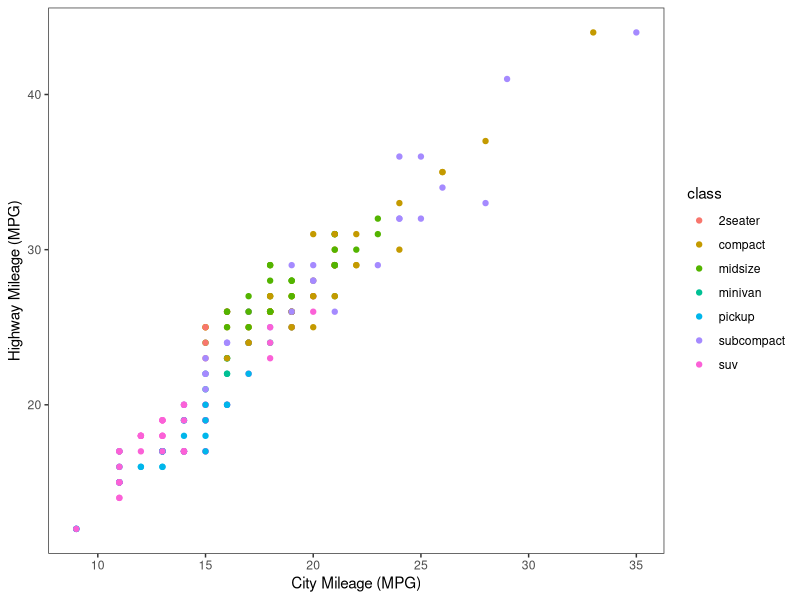
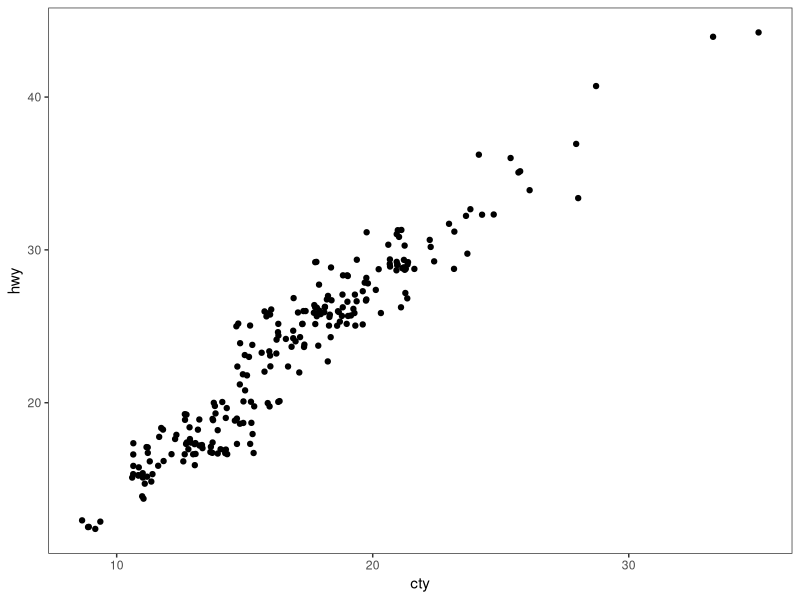
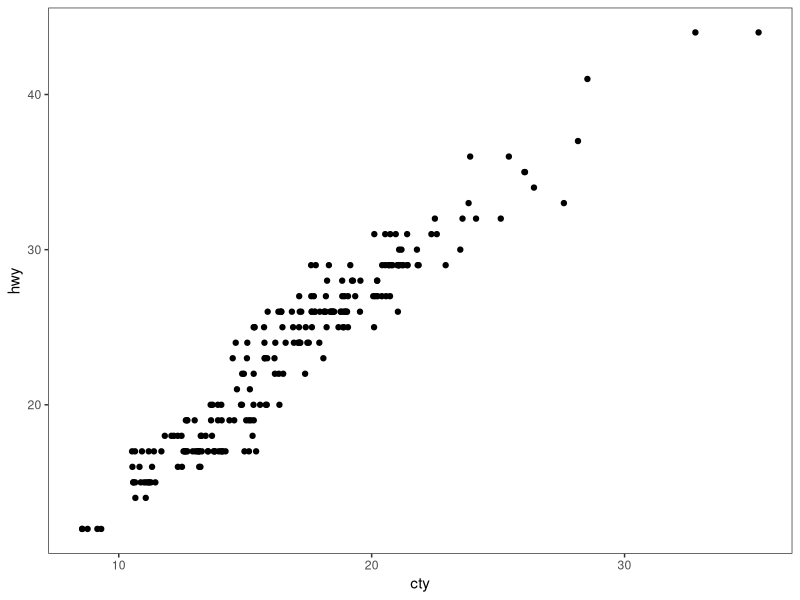
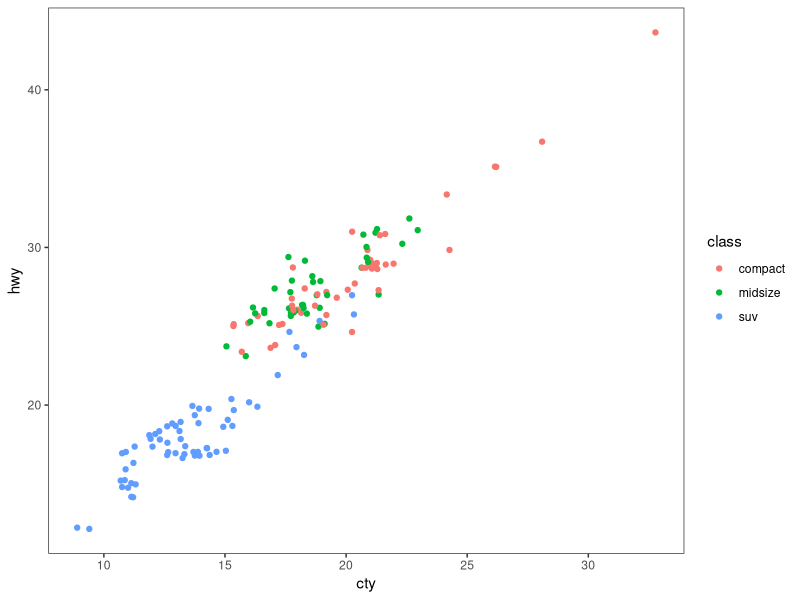
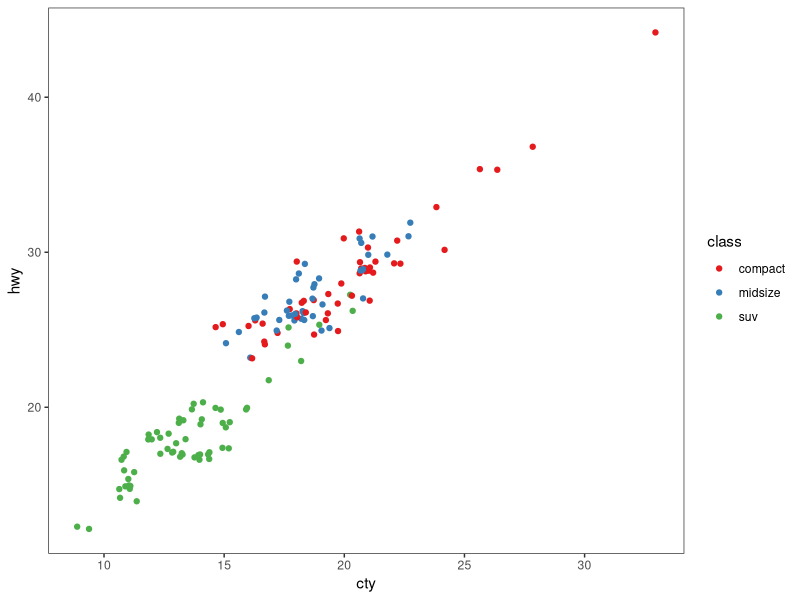
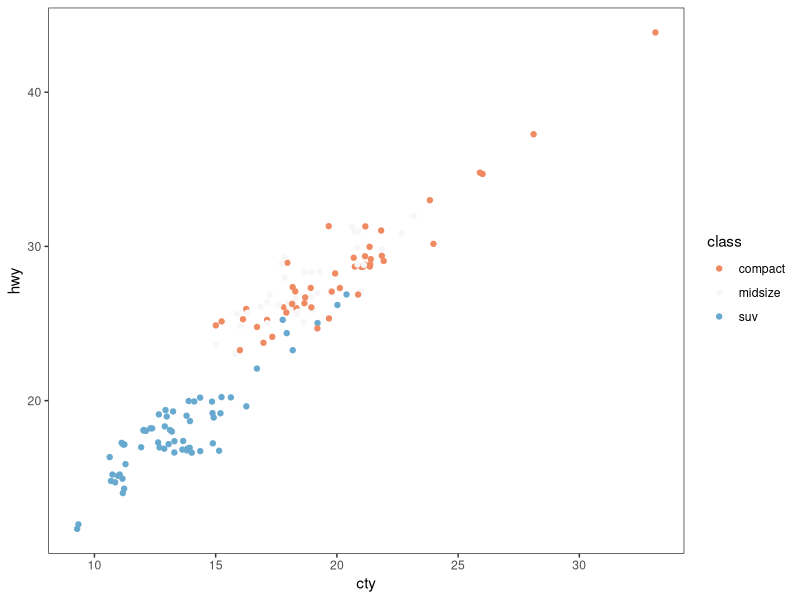
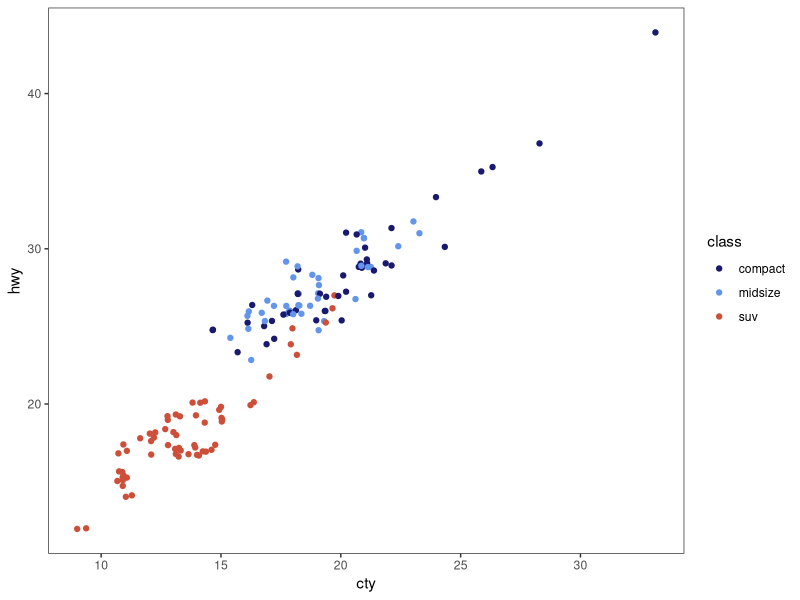
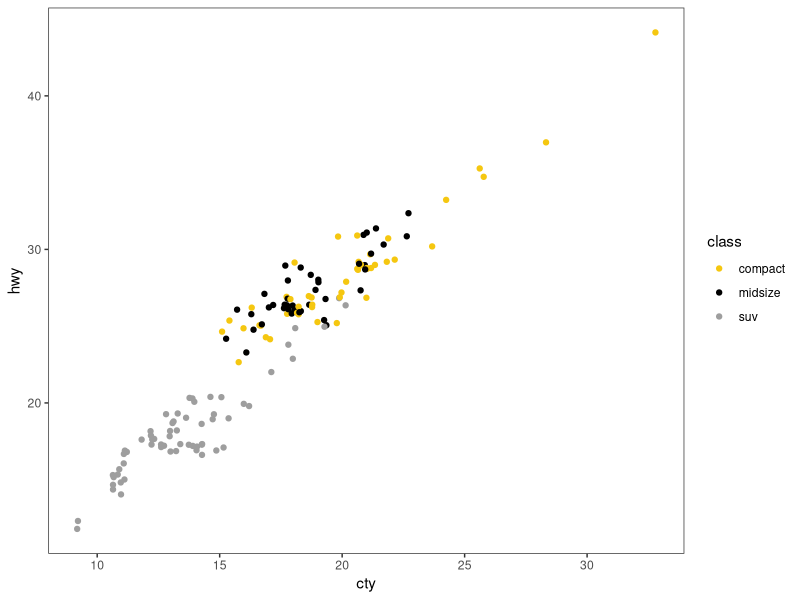

These figures' R source, in order: (Note: this script raises an error after producing the figures.)
# ---------------------------------------------------------- #
#### MODULE 3: Plot even more data!                       ####               
# ---------------------------------------------------------- #

## OBJECTIVE:
# 1. To develop a "grammar of graphics".
# 2. To become comfortable using ggplot2 for exploratory data visualization.


# ---------------------------------------------------------- #
#### SET UP:                                              ####
# ---------------------------------------------------------- #
# REMINDER: In RStudio, open the Rproject for our course (UNCG_DataWrangling), 
# pull any changes from GitHub, and navigate to the branch you created for 
# yourself (just a single branch for the whole semester) in RStudio's Git tab.
# Open this week's assignment in this new branch to complete and submit on GitHub.
# Ideally, you'll commit your answers a bit at a time as you work through
# this assignment, rather than committing all at once at the end.

# Reminder of some helpful resources for graphing in R:
# ggplot Cookbook: http://www.cookbook-r.com/Graphs/
# Official ggplot2 Book: https://ggplot2-book.org/
# Themes in ggplot2: https://ggplot2-book.org/polishing.html#themes

# In ggplot2, aesthetic means “something you can see”. Each aesthetic is a
# mapping between a visual cue and a variable.
# Examples include:
# position (i.e., on the x and y axes)
# color (“outside” color)
# fill (“inside” color)
# shape (of points)
# line type
# size

# Each type of geometric object (geom) accepts only a subset of all aesthetics.
# Refer to the geom help pages to see what mappings each geom accepts. Aesthetic
# mappings are set with the aes() function.

# TASK: We will be using the ggplot2 package for graphing. Fortunately, ggplot2 
# is nested within the tidyverse package (along with many others).
# Start by writing code to load the tidyverse library.
# HINT: see the end of assignment #1 if you forgot how to load a package.


# TASK: Write code below to set your theme to black and white and both your major
# AND minor gridlines to element_blank for all plots you'll be making today.
# HINT: Check back to last week's assignment section 1.9 for setting themes for
# all plots.

library(tidyverse)

theme_set(
  theme_bw() +
    theme(
      panel.grid.major = element_blank(),
      panel.grid.minor = element_blank()))


# ---------------------------------------------------------- #
#### 1.0 CORRELATION                                      ####
# ---------------------------------------------------------- #

# We learned how to make correlations last week, but it never hurts to get
# more practice! Let's start by using a data set built into ggplot2.
# The mpg dataset looks at the gas efficiency of different cars. Run the following
# code to load the data:
data(mpg, package = "ggplot2")

# TASK: Create a scatterplot (i.e., a dot plot) to relate city and highway mileage.
# Color the points by the class of car (class column) and label the x and y axis 
# to be more informative (City Mileage (MPG) vs Highway Mileage (MPG)).
# HINT: Refer back to last week's assignment or the ggplot help resources if you 
# forget how to make a scatterplot.

ggplot(mpg, aes(x = cty, y = hwy, color = class)) +
  geom_point() +
  xlab("City Mileage (MPG)") +
  ylab("Highway Mileage (MPG)")

# Looks alright, but the graph may be hiding some information...
# QUESTION: How many data points are in the mpg dataframe?

nrow(mpg)
##234

# QUESTION: Approximately how many dots are in the graph you just made? How does
# that compare to the number of observations in the dataframe?

##There are about 75 dots visible but there are actually 234 observations because many points overlap.

# Try another correlation-focused geom that addresses this problem by running
# the following code:
ggplot(data=mpg, aes(x=cty, y=hwy)) + 
  geom_jitter()


# QUESTION: What happened when you created the plot with geom_jitter?

##The points are spread out

# QUESTION: Run the code to create a plot using geom_jitter a second time. Then run it
# again and again. What happens each time? Why is this happening?

##The points shift around a little due to being randomly placed.

# TASK: The default in geom_jitter is to jitter (or slightly move) the points away
# from each other in both the x and y directions. Check the help file for geom_jitter
# and write code below to make a graph where you jitter points in only the x-dimension
# by 0.5.

ggplot(data = mpg, aes(x = cty, y = hwy)) + 
  geom_jitter(width = 0.5, height = 0)

# ---------------------------------------------------------- #
#### 1.1 DETOUR! COLORS, COLORS, COLORS                   ####
# ---------------------------------------------------------- #

# Our world is so colorful, and our graphs can be too! But we want to be mindful
# of our color choices to not only be beautiful, but also informative and accessible.

# TASK: Create a new dataframe that filters our mpg data down to only information
# for car classes compact, midsize, and suv using an %in% statement. Name your 
# new dataframe mpgSubset.
# HINT: Refer back to the Transform assignment if you want help with %in% (or 
# try googling!)

mpgSubset <- mpg %>%
  filter(class %in% c("compact", "midsize", "suv"))

# ggplot has lots of nice (and some not so nice) built-in color palettes that we 
# can use to fill our bars with color. Try running the following code:
ggplot(data=mpgSubset, aes(x=cty, y=hwy, color=class)) +
  geom_jitter()

# The code above supplies us with ggplot's default color palette, which I find not
# so pleasing. Let's try to change this!

# We can add a statement specifying the scale of colors we would prefer. One way
# to do this is to use other pre-set palettes from ggplot. Run the code below to 
# ask ggplot to use the color brewer's palette called Set 1.
ggplot(data=mpgSubset, aes(x=cty, y=hwy, color=class)) +
  geom_jitter() +
  scale_color_brewer(palette="Set1")

# Alternatively, we could use the "RdBu" palette:
ggplot(data=mpgSubset, aes(x=cty, y=hwy, color=class)) +
  geom_jitter() +
  scale_color_brewer(palette="RdBu")

# QUESTION: Investigate the color brewer's range of palettes at this website: 
# https://r-graph-gallery.com/38-rcolorbrewers-palettes.html
# What do you notice about the colors chosen from each of the palettes that we
# used above? (i.e., does it use the first three colors in the palette? The last
# three? Some other combination?)

##uses three colors from the chosen palette to match the three car classes. 

# We could also pick out EXACTLY which colors we want for our figure. 
# There are 4 main ways to specify colors in R:
### by name
### by number
### by Hex code
### with the rgb() function

# By Name: R allows you to call more than 600 colors by name! Run the following
# code to see a list:
colors()

# We can put in the colors we chose for each variable by adding the 
# scale_color_manual() function to our plot. Try it out by running the following
# code:
ggplot(data=mpgSubset, aes(x=cty, y=hwy, color=class)) +
  geom_jitter() +
  scale_color_manual(values=c('midnightblue', 'cornflowerblue', 'tomato3'))


# You can also chose colors by number, which are assigned in R.

# TASK: Copy and paste the code to make our scatterplot and replace the color names
# with three numbers of your choice (between 1 and 657). How does your new figure look?
# HINT: remember to remove the quotation marks when calling numbers.

ggplot(data = mpgSubset, aes(x = cty, y = hwy, color = class)) +
  geom_jitter() +
  scale_color_manual(values = c(23, 89, 456))

##Data is same just colors are changed black, yellow, grey.

# QUESTION: How do you think you could figure out which color name belongs to
# each color number?
# HINT: Try creating a dataframe from color() by passing it into the
# as.data.frame() function.

as.data.frame(colors())
##Turned colors into a dataframe

# You can also chose colors by Hex code. A Hex color code is a 6-symbol code made
# of up to three 2-symbol elements (6 symbols in length all together). Each of 
# the 2-symbol elements represents a color value in the Red-Green-Blue (RGB) color
# scale from 0 to 255. Hex codes are written with a # in front of them. Let's try
# out calling our colors using hex code.
ggplot(data=mpgSubset, aes(x=cty, y=hwy, color=class)) +
  geom_jitter() +
  scale_color_manual(values=c('#191970', '#6495ED', '#FF6347'))

# There are two great things about hex codes. First, you can call ANY color you 
# want with a hex code. That is, you're not limited to the 657 colors that are
# in ggplot. By specifying the color by hex code, you can pick literally anything!

# TASK: Google the search term "color picker". This should bring up google's color
# picker (in addition to a billion other color picking websites). Use this color
# picker to generate the hex codes for three new colors of your choice. Then copy
# and paste the above code, replacing the hex codes with your color choices.


# The second great thing about hex codes is that you can control the transparency
# of your colors. Transparency is set in a hex code by adding two extra symbols
# to the end, which together make up the "alpha" element. Adding 00 to the end 
# of your hex code will make your color completely transparent, while adding FF 
# to the end will make it completely opaque. Any number/letters in-between will 
# result in partial transparency. You can find a complete list of transparencies
# between 0-100% here: https://gist.github.com/lopspower/03fb1cc0ac9f32ef38f4

ggplot(data = mpgSubset, aes(x = cty, y = hwy, color = class)) +
  geom_jitter() +
  scale_color_manual(values = c("#2E86AB", "#F18F01", "#C73E1D"))

# TASK: Try out transparency by copying and pasting your graph code below and
# adding the alpha element to the end of each of your hex codes to make your
# first color 0% transparent, your second color 50% transparent, and your third
# color 100% transparent.

ggplot(data = mpgSubset, aes(x = cty, y = hwy, color = class)) +
  geom_jitter() +
  scale_color_manual(values = c("#2E86AB00", "#F18F0180", "#C73E1DFF"))

# QUESTION: What happened to the point that you set to 100% transparent?

##Became invisible

# Finally, we can set our colors using the rgb() function. This operates very
# similarly to the hex code, where you can pick exactly the color and transparency
# you want. Try it out by running the following code:
ggplot(data=mpgSubset, aes(x=cty, y=hwy, color=class)) +
  geom_jitter() +
  scale_color_manual(values=c(rgb(.10, .10, .44, 1), rgb(.39, .58, .93, 1), rgb(1.0, .39, .28, 1)))

# TASK: Modify the above code to make all of your points 50% transparent.

ggplot(data = mpgSubset, aes(x = cty, y = hwy, color = class)) +
  geom_jitter() +
  scale_color_manual(values = c(
    rgb(.10, .10, .44, .5),
    rgb(.39, .58, .93, .5),
    rgb(1.0, .39, .28, .5)))

# There are so many inventive and artistic people in the world who have expanded
# the offerings for colors in ggplot. Check out some notable ones listed below
# when choosing colors for this assignment.
### Color-blind friendly palettes: https://github.com/JLSteenwyk/ggpubfigs
### Color palettes from vintage National Parks posters: https://github.com/katiejolly/nationalparkcolors
### Color palettes based on Wes Anderson movies: https://github.com/karthik/wesanderson
### Color palettes from famous Dutch paintings: https://github.com/EdwinTh/dutchmasters


# ---------------------------------------------------------- #
#### 1.2 DETOUR! LEGENDS                                  ####
# ---------------------------------------------------------- #

# When you specify colors in your ggplot code, R throws in a bonus legend for free!
# However, this legend is often not as clear or visually appealing as we might 
# prefer. But as with all geometric objects in ggplot, legends can be easily altered.

# Run the following code to create a scatter plot. Feel free to modify the colors
# as you prefer!
ggplot(data=mpgSubset, aes(x=cty, y=hwy, color=class)) +
  geom_jitter()

# QUESTION: Where did ggplot get the legend title and values from?

##title from varibale name class and values from different categories in class column.

# We could change the title and values in our legend by altering the dataframe
# we are passing into ggplot. But that seems a bit drastic. Instead, we can 
# lean on the same code that specifies our color picks to alter the legend text.
# Try it out by running the following code:
ggplot(data=mpgSubset, aes(x=cty, y=hwy, color=class)) + ##makes the plot and maps cty to x, hwy to y, and class to color
  geom_jitter() + ##shifts points to avoid overlap
  scale_color_manual(values=c('#FCBA03', '#380754', '#496916'), ##choose colors for classes
                     name='Class of Car', ##changes legend title
                     breaks=c('suv', 'midsize', 'compact'), ##legend order
                     labels=c('SUV', 'Midsize', 'Compact')) ##make them all uppercase


# TASK: Label each line of the code above with what it is doing.
# HINT: Check the scale_color_manual help file or ggplot Cookbook for more info.



# IMPORTANT: It is important to pay attention to the order you provide ggplot with 
# your color choices and legend labels! Try running the following code:
ggplot(data=mpgSubset, aes(x=cty, y=hwy, color=class)) + 
  geom_jitter() + 
  scale_color_manual(values=c('#FCBA03', '#380754', '#496916'), 
                     name='Class of Car', 
                     breaks=c('suv', 'midsize', 'compact'), 
                     labels=c('Compact', 'SUV', 'Midsize')) 


# QUESTION: What is wrong with the code above? Why is it so important to be
# careful with the order you pass information into ggplot?

##Labels are in different order. ##Important to be careful so things like this where the legend becomes inaccurate don't happen.

# While changing the legend text and factor order takes place in the scale_color_manual
# step, moving the legend around on the graph page is part of the graph theme. We
# can try this out using the code below:
ggplot(data=mpgSubset, aes(x=cty, y=hwy, color=class)) + 
  geom_jitter() + 
  theme(legend.position='top')


# TASK: Modify the code above to have the legend display along the bottom of
# the figure.

ggplot(data=mpgSubset, aes(x=cty, y=hwy, color=class)) + 
  geom_jitter() + 
  theme(legend.position='bottom')

# We can also have the legend located within the area of the graph itself! We can 
# do this by specifying the coordinates for where the legend should go within the
# graph axes. First we set the legend position and then we set the anchoring 
# position by justifying the legend.
### bottom left: 0,0
### bottom right: 1,0
### top left: 0,1
### top right: 1,1

# Try it out by running the following code:
ggplot(data=mpgSubset, aes(x=cty, y=hwy, color=class)) + 
  geom_jitter() + 
  theme(legend.position=c(1,0), legend.justification=c(1,0))

# QUESTION: What happens if you don't include the code for legend justification
# above?

##legend may end up out of the graph

# TASK: Copy and paste the code from above. Modify it to place the legend in the
# upper left part of the graph.

ggplot(data=mpgSubset, aes(x=cty, y=hwy, color=class)) + 
  geom_jitter() + 
  theme(legend.position=c(0,1), legend.justification=c(0,1))

# Finally, we might want to remove the legend altogether! We would do so by
# modifying the theme as well. 

# TASK: Check the ggplot cookbook to find the legends section. Read what it says 
# about removing the legend. Then copy and paste the graph code from above. Modify
# the code to remove the legend.

ggplot(data=mpgSubset, aes(x=cty, y=hwy, color=class)) + 
  geom_jitter() + 
  theme(legend.position='none')


# ---------------------------------------------------------- #
#### 2.0 DEVIATION                                        ####
# ---------------------------------------------------------- #

# Used to compare variation in values between small number of items (or categories) 
# with respect to a fixed reference.

# Whether the graphical type is a deviation graph or a composition graph (or a 
# ranking graph) may depend on the underlying data structure.

# We used geom_bar() last week with factor data to create a bar graph. But
# geom_bar() is a bit tricky because it can make EITHER a bar graph or a histogram
# depending on the data you give it. The default of geom_bar() is to set stat to 
# count so if you give it just a continuous x value, it will make a histogram. Try
# it with the following code:
ggplot(data=mpg, aes(x=hwy)) + 
  geom_bar()

# In order to have the geom create bars and not a histogram, you must:
# 1) Set stat = identity
# 2) Provide both an x and a y inside the aes(), where x is either a character 
# or factor and y is numeric.

# TASK: Create a dataframe of summary statistics for the mpg data, calculating the
# mean, standard deviation, and standard error for highway mpg grouping by class.
# Name the resulting dataframe highwayMPG and your new variables hwy_mean, hwy_sd,
# and hwy_se.
# HINT: Look back at the Transform assignment if you forget how to summarize the
# data. Also recall, standard error = 1.96*standard deviation.

highwayMPG <- mpg %>%
  group_by(class) %>%
  summarize(
    hwy_mean = mean(hwy),
    hwy_sd = sd(hwy),
    hwy_se = 1.96 * hwy_sd) %>%
  ungroup()

# TASK: Create a bar graph showing the average highway MPG on the y-axis and 
# car class on the x-axis. Fill the bars by class. Add in error bar caps that are 20%
# the width pf the bars.
# HINT: Don't forget to change stat from the default in your geom_bar() statement!

ggplot(data = highwayMPG, aes(x = class, y = hwy_mean, fill = class)) +
  geom_bar(stat = "identity") +
  geom_errorbar(aes(ymin = hwy_mean - hwy_se, ymax = hwy_mean + hwy_se),
                width = 0.2)

# ---------------------------------------------------------- #
#### 2.1 DETOUR! COLORS AND LEGENDS, AGAIN                ####
# ---------------------------------------------------------- #

# Recall that some geometric elements require fills instead of (or sometimes in
# addition to) colors.

# TASK: Create a bar graph with the mpg summary stats with the following parameters:
# (1) Black bar outline
# (2) Bars filled with the color brewer palette "Dark2" using the scale_fill_manual
#     statement
# (3) No legend
# (4) Informative x- and y-axis labels. 

# HINT: Carefully consider whether your color and/or fill should go within an aes() 
# statement, the scale_fill_manual or scale_color_manual statements, or neither.
# If in doubt, try a bunch of ways until it looks how we want it. And consult 
# your helpful ggplot resources on the web.

ggplot(data = highwayMPG, aes(x = class, y = hwy_mean, fill = class)) +
  geom_bar(stat = "identity", color = "black") +
  scale_fill_brewer(palette = "Dark2") +
  theme(legend.position = "none") +
  xlab("Class of Car") +
  ylab("Average Highway MPG")

# ---------------------------------------------------------- #
#### 2.2 DETOUR! AXIS MODIFICATIONS                       ####
# ---------------------------------------------------------- #

# Run the following code, feeling free to modify colors as you prefer:
ggplot(data=highwayMPG, aes(x=class, y=hwy_mean, fill=class)) +
  geom_bar(stat='identity') 

# QUESTION: Where is ggplot getting the x-axis tick labels from?

##from the class column

# Often our tick labels are not the best. We can modify them to be more informative
# or visually appealing by directly modifying the dataframe, but again this feels
# a bit extreme. Instead, we can directly modify the scale of the axis. For axes
# that deal with categories, we are setting the discrete scale. Try it out by
# running the following code:
ggplot(data=highwayMPG, aes(x=class, y=hwy_mean, fill=class)) +
  geom_bar(stat='identity') +
  scale_x_discrete(labels=c('sport', 'compact', 'midsize', 'minivan', 'pickup', 'subcompact', 'SUV'))

# We can also change the scale of the continuous axes, including how large they are
# and where the tick marks fall as follows:
ggplot(data=highwayMPG, aes(x=class, y=hwy_mean, fill=class)) +
  geom_bar(stat='identity') +
  scale_y_continuous(breaks=seq(0, 50, 10)) +

# QUESTION: Try running the code above without the coord_cartesian() statement. 
# What is surprising about the resulting graph? Based on this result, what do you
# think the coord_cartesian() statement does?

##Keeps the graph in visible range.

# We can also add a statement into the scale discrete or continuous statements
# to name our axes, rather than putting in a whole separate step of xlab() or ylab().
# Try it out with the following code:
ggplot(data=highwayMPG, aes(x=class, y=hwy_mean, fill=class)) +
  geom_bar(stat='identity') +
  scale_x_discrete(name='Class of Car') +
  scale_y_continuous(name='Mean Highway MPG')


# Finally, we can flip our axes easily in ggplot as follows:
ggplot(data=highwayMPG, aes(x=class, y=hwy_mean, fill=class)) +
  geom_bar(stat='identity') +
  coord_flip()


# TASK: Let's put it all together. Make a graph of the mpg summary stats with the
# following specifications:
# (1) color by class of car using a color scheme of your choice (not the default)
# (2) plot the class of car on the x-axis and the highway MPG on the y axis
# (3) include better names for the x- and y-axis titles
# (4) include better names for the car classes
# (5) set the scale of the highway mpg to run from 0 to 30 with breaks every 5 
# (6) flip your axes
# (7) remove the legend

ggplot(data = highwayMPG, aes(x = class, y = hwy_mean, fill = class)) +
  geom_bar(stat = "identity") +
  scale_fill_brewer(palette = "Set2") +
  scale_x_discrete(labels = c(
    "2seater",
    "Compact",
    "Midsize",
    "Minivan",
    "Pickup",
    "Subcompact",
    "SUV")) +
  scale_y_continuous(name = "Highway MPG", breaks = seq(0, 30, 5)) +
  coord_cartesian(ylim = c(0, 30)) +
  xlab("Class of Car") +
  coord_flip() +
  theme(legend.position = "none")
# ---------------------------------------------------------- #
#### 3.0 RANKING                                          ####
# ---------------------------------------------------------- #
# Used to compare the position or performance of multiple items with respect to 
# each other. Actual values matters somewhat less than the ranking.

# TASK: Create a dataframe of summary statistics for the mpg data, calculating the
# mean, standard deviation, and standard error for CITY mpg grouping by class.
# Name the resulting dataframe cityMPG and your new variables city_mean, city_sd,
# and city_se.
# HINT: Look back at the Transform assignment if you forget how to summarize the
# data. Also, standard error = 1.96*standard deviation.

cityMPG <- mpg %>%
  group_by(class) %>%
  summarize(
    city_mean = mean(cty),
    city_sd = sd(cty),
    city_se = 1.96 * city_sd) %>%
  ungroup()

# Now we want to plot our data in order from smallest to largest city MPG to get
# a ranking. To do so, we need to use the reorder() function to rearrange the data
# going into our x-axis.
ggplot(cityMPG, aes(x=reorder(class, city_mean), y=city_mean)) + 
  geom_bar(stat="identity")

# TASK: Recreate the above ranking figure to include the following:
# (1) class of car on the x-axis with informative axis and tick labels
# (2) MPG ordered from highest to lowest (hint: try google if you're unsure)
# (3) bars with dary grey outlines and filled by class with your favorite color scheme
# (4) error bars with end caps 30% the width of the bars
# (5) y-axis from 0 to 30 with tick marks every 5
# (6) no legend.

ggplot(cityMPG, aes(x = reorder(class, -city_mean), y = city_mean, fill = class)) +
  geom_bar(stat = "identity", color = "darkgray") +
  geom_errorbar(aes(ymin = city_mean - city_se, ymax = city_mean + city_se),
                width = 0.3) +
  scale_fill_brewer(palette = "Set2") +
  scale_y_continuous(name = "City MPG", breaks = seq(0, 30, 5)) +
  coord_cartesian(ylim = c(0, 30)) +
  xlab("Class of Car") +
  theme(legend.position = "none")

# ---------------------------------------------------------- #
#### 4.0 DISTRIBUTION                                     ####
# ---------------------------------------------------------- #
# When you have lots and lots of data points and want to study where and how the
# data points are distributed.

# Histograms can be accomplished with either geom_bar() or geom_histogram()
ggplot(mpg, aes(hwy)) + 
  geom_histogram()

# TASK: Recreate the graph above, but using geom_bar() instead

ggplot(mpg, aes(x = hwy)) + 
  geom_bar()

# TASK: Try making a histogram with the categorical variable 'manufacturer'.
# What error message do you get?

ggplot(mpg, aes(x = manufacturer)) + 
  geom_histogram()

##Error in geom_histogram - needs continous variable.

# QUESTION: What happens when you follow the advice of the error message and 
# make stat='count'?
ggplot(mpg, aes(manufacturer)) + 
  geom_histogram(stat="count")

##bar chart created that shows car count for each manufacturer. 

# TASK: Make a boxplot comparing the distribution of cty (city mileage) for
# each class of car.
# HINT: Look back to last week if you forget how to make a boxplot.

ggplot(mpg, aes(x = class, y = cty)) + 
  geom_boxplot()

# We can also make a different type of distribution, a violin plot using the 
# geom_violin statement as follows:
ggplot(mpg, aes(x=class, y=cty)) + 
  geom_violin()

# QUESTION: What does a violin plot show? Check google if you're unsure.

##Shows the distribution of data including how dense or spread out they are.   

# ---------------------------------------------------------- #
#### 5.0 COMPOSITION                                      ####
# ---------------------------------------------------------- #
# Bar charts and pie charts are classic ways of showing composition of a dataset.

# TASK: Let's get some data for this task by determining the number of cars from 
# each car manufacturer in our mpg dataframe. We can do this as follows:
manufacturerFreq <- mpg %>% 
  group_by(manufacturer) %>% 
  summarize(frequency=length(manufacturer)) %>% 
  ungroup()

# TASK: Make a bar graph of the number of cars (frequency) by manufacturer using
# the dataframe we created above.

ggplot(manufacturerFreq, aes(x = manufacturer, y = frequency)) +
  geom_bar(stat = "identity")

# We can switch the bar chart you created above into a pie chart simply by changing
# the coordinate system through a series of steps as follows:

ggplot(manufacturerFreq, aes(x=manufacturer, y=frequency)) +
  geom_bar(stat="identity") +
  coord_polar()

ggplot(manufacturerFreq, aes(x=manufacturer, y=frequency, fill=manufacturer)) +
  geom_bar(stat="identity") +
  coord_polar()

ggplot(manufacturerFreq, aes(x="", y=frequency, fill=manufacturer)) +
  geom_bar(stat="identity", width=1) +
  coord_polar()

ggplot(manufacturerFreq, aes(x="", y=frequency, fill=manufacturer)) +
  geom_bar(stat="identity", width=1) +
  coord_polar(theta="y")

ggplot(manufacturerFreq, aes(x="", y=frequency, fill=manufacturer)) +
  geom_bar(stat="identity", width=1) +
  coord_polar(theta="y", start=0) +
  theme_void() +
  theme(legend.title = element_text(size = 12.5), 
        legend.text  = element_text(size = 8.5),
        legend.key.size = unit(.75, "lines"))

# TASK: Annotate the code below to describe what each line does:
ggplot(manufacturerFreq, aes(x="", y=frequency, fill=manufacturer)) + ##sets up plot, uses frequency for size and manufacturer for color
  geom_bar(stat="identity", width=1) + ##creates bars using actual values and removes spacing
  coord_polar(theta="y", start=0) + ##converts bar chart to pie chart
  theme_void() + ##removes background, axes, and gridlines
  theme(legend.title = element_text(size = 12.5), ##changes legend title size
        legend.text  = element_text(size = 8.5), ##changes legend text size
        legend.key.size = unit(.75, "lines")) ##changes legend box size


# ---------------------------------------------------------- #
#### 6.0 CHANGE                                           ####
# ---------------------------------------------------------- #

# Time series are often best visualized with line graphs. Let's try this out
# with some new data:
data("economics")

# TASK: Use the economics dataset to plot the number of people who are unemployed
# over time (unemploy vs date). Make a scatterplot, then connect the points with 
# lines using geom_line().
# HINT: use ?economics to get more information about this dataset.




# ---------------------------------------------------------- #
#### GROUPS AND MAPS                                      ####
# ---------------------------------------------------------- #

# Let's save these for group project options, this assignment is really long!









# REMEMBER: Save and push your script when you're done with this assignment!
